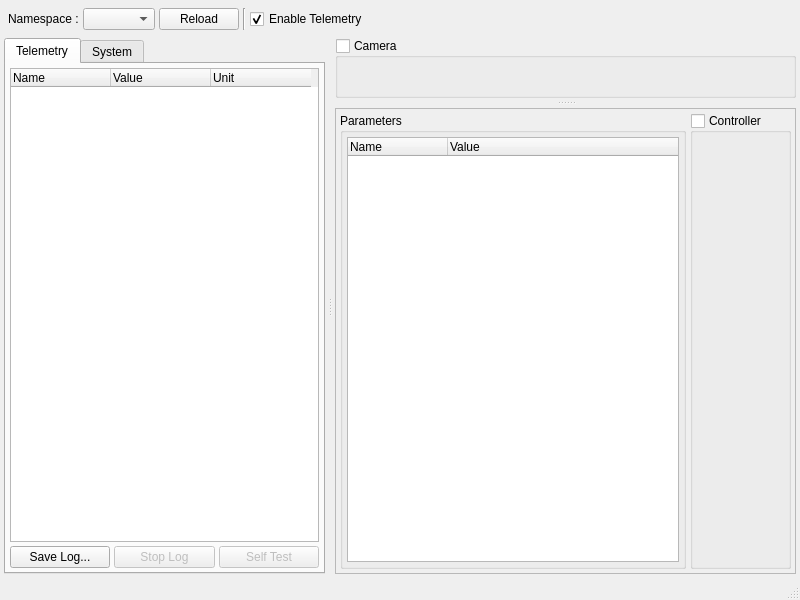
<?xml version="1.0" encoding="UTF-8"?>
<ui version="4.0">
 <class>MainWindow</class>
 <widget class="QMainWindow" name="MainWindow">
  <property name="geometry">
   <rect>
    <x>0</x>
    <y>0</y>
    <width>800</width>
    <height>600</height>
   </rect>
  </property>
  <property name="windowTitle">
   <string>Phoenix GUI</string>
  </property>
  <widget class="QWidget" name="centralwidget">
   <layout class="QVBoxLayout" name="verticalLayout">
    <property name="spacing">
     <number>4</number>
    </property>
    <property name="leftMargin">
     <number>4</number>
    </property>
    <property name="topMargin">
     <number>4</number>
    </property>
    <property name="rightMargin">
     <number>4</number>
    </property>
    <property name="bottomMargin">
     <number>4</number>
    </property>
    <item>
     <widget class="QWidget" name="widget" native="true">
      <property name="sizePolicy">
       <sizepolicy hsizetype="Preferred" vsizetype="Maximum">
        <horstretch>0</horstretch>
        <verstretch>0</verstretch>
       </sizepolicy>
      </property>
      <layout class="QHBoxLayout" name="horizontalLayout">
       <property name="spacing">
        <number>4</number>
       </property>
       <property name="leftMargin">
        <number>4</number>
       </property>
       <property name="topMargin">
        <number>4</number>
       </property>
       <property name="rightMargin">
        <number>4</number>
       </property>
       <property name="bottomMargin">
        <number>4</number>
       </property>
       <item>
        <widget class="QLabel" name="label_2">
         <property name="text">
          <string>Namespace :</string>
         </property>
        </widget>
       </item>
       <item>
        <widget class="QComboBox" name="namespaceComboBox">
         <property name="sizePolicy">
          <sizepolicy hsizetype="Preferred" vsizetype="MinimumExpanding">
           <horstretch>0</horstretch>
           <verstretch>0</verstretch>
          </sizepolicy>
         </property>
        </widget>
       </item>
       <item>
        <widget class="QPushButton" name="reloadButton">
         <property name="text">
          <string>Reload</string>
         </property>
        </widget>
       </item>
       <item>
        <widget class="Line" name="line">
         <property name="orientation">
          <enum>Qt::Vertical</enum>
         </property>
        </widget>
       </item>
       <item>
        <widget class="QCheckBox" name="enableTelemetryCheckBox">
         <property name="text">
          <string>Enable Telemetry</string>
         </property>
         <property name="checked">
          <bool>true</bool>
         </property>
        </widget>
       </item>
       <item>
        <spacer name="horizontalSpacer">
         <property name="orientation">
          <enum>Qt::Horizontal</enum>
         </property>
         <property name="sizeHint" stdset="0">
          <size>
           <width>40</width>
           <height>20</height>
          </size>
         </property>
        </spacer>
       </item>
      </layout>
     </widget>
    </item>
    <item>
     <widget class="QSplitter" name="splitter">
      <property name="orientation">
       <enum>Qt::Horizontal</enum>
      </property>
      <property name="handleWidth">
       <number>10</number>
      </property>
      <widget class="QTabWidget" name="tabWidget">
       <property name="sizePolicy">
        <sizepolicy hsizetype="MinimumExpanding" vsizetype="Expanding">
         <horstretch>0</horstretch>
         <verstretch>0</verstretch>
        </sizepolicy>
       </property>
       <property name="minimumSize">
        <size>
         <width>256</width>
         <height>256</height>
        </size>
       </property>
       <property name="currentIndex">
        <number>0</number>
       </property>
       <widget class="QWidget" name="telemetryTab">
        <attribute name="title">
         <string>Telemetry</string>
        </attribute>
        <layout class="QVBoxLayout" name="verticalLayout_2">
         <property name="spacing">
          <number>4</number>
         </property>
         <property name="leftMargin">
          <number>4</number>
         </property>
         <property name="topMargin">
          <number>4</number>
         </property>
         <property name="rightMargin">
          <number>4</number>
         </property>
         <property name="bottomMargin">
          <number>4</number>
         </property>
         <item>
          <widget class="QTreeWidget" name="telemetryTree">
           <property name="columnCount">
            <number>3</number>
           </property>
           <attribute name="headerCascadingSectionResizes">
            <bool>true</bool>
           </attribute>
           <attribute name="headerStretchLastSection">
            <bool>false</bool>
           </attribute>
           <column>
            <property name="text">
             <string>Name</string>
            </property>
           </column>
           <column>
            <property name="text">
             <string>Value</string>
            </property>
           </column>
           <column>
            <property name="text">
             <string>Unit</string>
            </property>
           </column>
          </widget>
         </item>
         <item>
          <layout class="QHBoxLayout" name="horizontalLayout_2">
           <item>
            <widget class="QPushButton" name="saveLogButton">
             <property name="text">
              <string>Save Log...</string>
             </property>
            </widget>
           </item>
           <item>
            <widget class="QPushButton" name="stopLogButton">
             <property name="enabled">
              <bool>false</bool>
             </property>
             <property name="text">
              <string>Stop Log</string>
             </property>
            </widget>
           </item>
           <item>
            <widget class="QPushButton" name="selfTestButton">
             <property name="enabled">
              <bool>false</bool>
             </property>
             <property name="text">
              <string>Self Test</string>
             </property>
            </widget>
           </item>
          </layout>
         </item>
        </layout>
       </widget>
       <widget class="QWidget" name="systemTab">
        <attribute name="title">
         <string>System</string>
        </attribute>
        <layout class="QVBoxLayout" name="verticalLayout_4">
         <item>
          <widget class="QPushButton" name="programNiosButton">
           <property name="enabled">
            <bool>false</bool>
           </property>
           <property name="text">
            <string>Program NIOS II...</string>
           </property>
          </widget>
         </item>
         <item>
          <widget class="QPushButton" name="programFpgaButton">
           <property name="enabled">
            <bool>false</bool>
           </property>
           <property name="text">
            <string>Program FPGA...</string>
           </property>
          </widget>
         </item>
         <item>
          <spacer name="verticalSpacer">
           <property name="orientation">
            <enum>Qt::Vertical</enum>
           </property>
           <property name="sizeHint" stdset="0">
            <size>
             <width>20</width>
             <height>40</height>
            </size>
           </property>
          </spacer>
         </item>
        </layout>
       </widget>
      </widget>
      <widget class="QWidget" name="widget_2" native="true">
       <property name="sizePolicy">
        <sizepolicy hsizetype="Expanding" vsizetype="Expanding">
         <horstretch>0</horstretch>
         <verstretch>0</verstretch>
        </sizepolicy>
       </property>
       <property name="minimumSize">
        <size>
         <width>256</width>
         <height>256</height>
        </size>
       </property>
       <layout class="QVBoxLayout" name="verticalLayout_3">
        <property name="spacing">
         <number>0</number>
        </property>
        <property name="leftMargin">
         <number>0</number>
        </property>
        <property name="topMargin">
         <number>0</number>
        </property>
        <property name="rightMargin">
         <number>0</number>
        </property>
        <property name="bottomMargin">
         <number>0</number>
        </property>
        <item>
         <widget class="QSplitter" name="splitter_2">
          <property name="orientation">
           <enum>Qt::Vertical</enum>
          </property>
          <property name="handleWidth">
           <number>10</number>
          </property>
          <widget class="QGroupBox" name="cameraGroup">
           <property name="title">
            <string>Camera</string>
           </property>
           <property name="flat">
            <bool>false</bool>
           </property>
           <property name="checkable">
            <bool>true</bool>
           </property>
           <property name="checked">
            <bool>false</bool>
           </property>
          </widget>
          <widget class="QFrame" name="bottomFrame">
           <property name="minimumSize">
            <size>
             <width>256</width>
             <height>256</height>
            </size>
           </property>
           <property name="frameShape">
            <enum>QFrame::StyledPanel</enum>
           </property>
           <property name="frameShadow">
            <enum>QFrame::Raised</enum>
           </property>
           <layout class="QHBoxLayout" name="horizontalLayout_3">
            <property name="spacing">
             <number>4</number>
            </property>
            <property name="leftMargin">
             <number>4</number>
            </property>
            <property name="topMargin">
             <number>4</number>
            </property>
            <property name="rightMargin">
             <number>4</number>
            </property>
            <property name="bottomMargin">
             <number>4</number>
            </property>
            <item>
             <widget class="QGroupBox" name="parameterGroup">
              <property name="title">
               <string>Parameters</string>
              </property>
              <layout class="QVBoxLayout" name="verticalLayout_5">
               <property name="spacing">
                <number>4</number>
               </property>
               <property name="leftMargin">
                <number>4</number>
               </property>
               <property name="topMargin">
                <number>4</number>
               </property>
               <property name="rightMargin">
                <number>4</number>
               </property>
               <property name="bottomMargin">
                <number>4</number>
               </property>
               <item>
                <widget class="QTreeWidget" name="parameterTree">
                 <property name="columnCount">
                  <number>2</number>
                 </property>
                 <column>
                  <property name="text">
                   <string>Name</string>
                  </property>
                 </column>
                 <column>
                  <property name="text">
                   <string>Value</string>
                  </property>
                 </column>
                </widget>
               </item>
              </layout>
             </widget>
            </item>
            <item>
             <widget class="ControllerControls" name="controllerGroup">
              <property name="title">
               <string>Controller</string>
              </property>
              <property name="checkable">
               <bool>true</bool>
              </property>
              <property name="checked">
               <bool>false</bool>
              </property>
             </widget>
            </item>
           </layout>
          </widget>
         </widget>
        </item>
       </layout>
      </widget>
     </widget>
    </item>
   </layout>
  </widget>
  <widget class="QStatusBar" name="statusBar"/>
 </widget>
 <customwidgets>
  <customwidget>
   <class>ControllerControls</class>
   <extends>QGroupBox</extends>
   <header>controller.hpp</header>
   <container>1</container>
  </customwidget>
 </customwidgets>
 <resources/>
 <connections/>
</ui>
